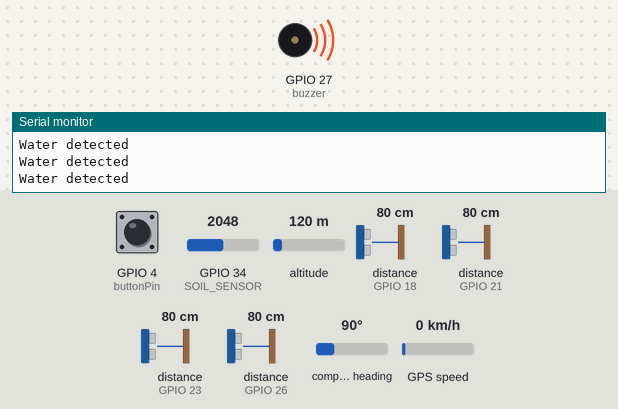
The sketch below on a simulated ESP32. Shown: buzzer (waves = sounding), the last lines printed to the serial monitor. Wiring (inferred from the names in the program): 4 × ultrasonic range finder: trigger GPIO 5, echo GPIO 18 / trigger GPIO 19, echo GPIO 21 / trigger GPIO 22, echo GPIO 23 / trigger GPIO 25, echo GPIO 26. The inputs (shaded band) are chosen by the test bench; at power-on: GPIO 4 (buttonPin) HIGH, distance to the obstacle (sensors on GPIO 18, GPIO 21, GPIO 23, GPIO 26) 80 cm, GPIO 34 (SOIL_SENSOR) = 2048, altitude 120 m, compass heading 90°, GPS speed 0 km/h. The echo pulse lasts 58.3 µs per cm; WiFi joins after 1.5 s; servers stay silent unless stated; the GPS gets a fix after 3 s at 37.7749, -122.4194 with 8 satellites; nothing arrives over Bluetooth unless stated.

Above: at 1.2 s.
1.3 s: GPIO 4 (buttonPin) pulled LOW for 0.2 s
At 2.8 s:
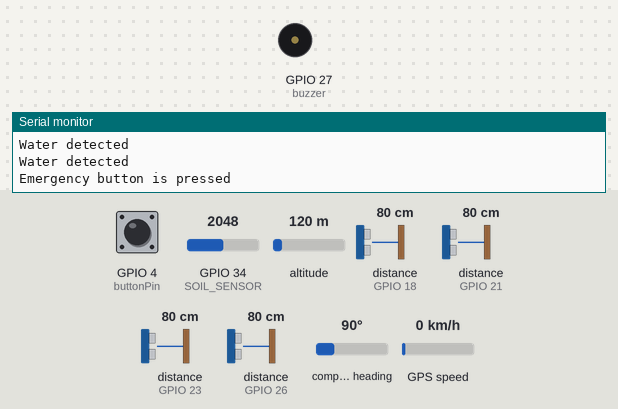
4.5 s: distance to the obstacle (sensor on GPIO 18) set to 2 cm
7.5 s: distance to the obstacle (sensor on GPIO 21) set to 2 cm
10.5 s: distance to the obstacle (sensor on GPIO 23) set to 28 cm
13.5 s: distance to the obstacle (sensor on GPIO 23) set to 24 cm
16.5 s: GPIO 4 (buttonPin) pulled LOW for 1 s
At 16.79 s:
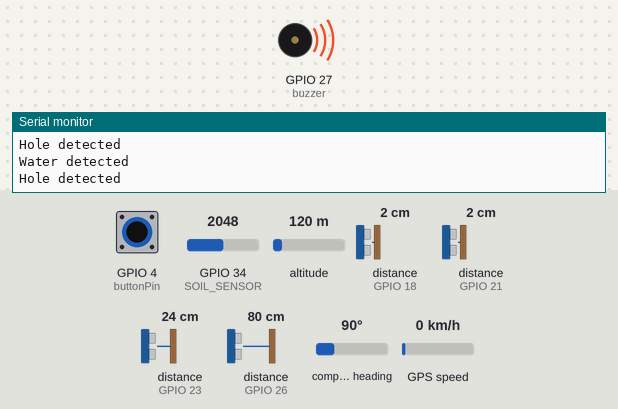
Timing chart, 0 to 19.5 s (numbered marks = the images above; inputs shaded):
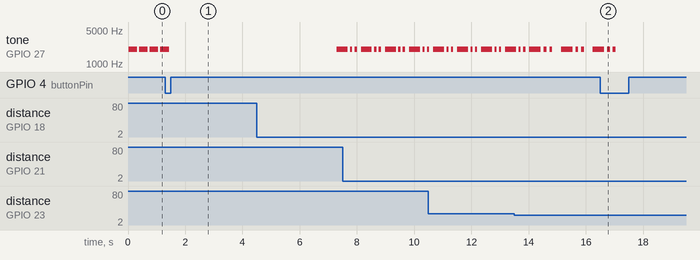

The sketch:

Smart_Walking_Stick.ino.ino
```cpp
#include <TinyGPS++.h>
#include <WiFi.h>
#include <WiFiClientSecure.h>
#include <UniversalTelegramBot.h>
#include "BluetoothSerial.h"

// -------- OBJECTS --------
BluetoothSerial SerialBT;
TinyGPSPlus gps;
HardwareSerial gpsSerial(2);

// -------- WiFi --------
const char* ssid = "YOUR_WIFI_SSID";
const char* password = "YOUR_WIFI_PASSWORD";

#define BOTtoken "YOUR_TELEGRAM_BOT_TOKEN"
#define CHAT_ID "YOUR_TELEGRAM_CHAT_ID"

WiFiClientSecure client;
UniversalTelegramBot bot(BOTtoken, client);

// -------- PINS --------
#define buttonPin 4
#define SOIL_SENSOR 34
#define buzzer 27

#define trigFront 19
#define echoFront 21
#define trigLeft 5
#define echoLeft 18
#define trigRight 25
#define echoRight 26
#define trigDown 22
#define echoDown 23

long duration;

// -------- VARIABLES --------
float latitude = 0.0, longitude = 0.0;
bool sent = false;

// -------- DISTANCE FUNCTION --------
int getDistance(int trig, int echo){
  digitalWrite(trig, LOW);
  delayMicroseconds(2);

  digitalWrite(trig, HIGH);
  delayMicroseconds(10);
  digitalWrite(trig, LOW);

  duration = pulseIn(echo, HIGH, 20000);
  return duration * 0.034 / 2;
}

// -------- EMERGENCY FUNCTION --------
void sendEmergency() {

  Serial.println("Emergency button is pressed");

  SerialBT.end();
  delay(300);

  WiFi.begin(ssid, password);

  while (WiFi.status() != WL_CONNECTED) {
    delay(300);
  }

  client.setInsecure();

  unsigned long start = millis();
  while (millis() - start < 3000) {
    while (gpsSerial.available()) {
      gps.encode(gpsSerial.read());
    }
  }

  if (gps.location.isValid()) {
    latitude = gps.location.lat();
    longitude = gps.location.lng();
  }

  char msg[150];
  snprintf(msg, sizeof(msg),
           "EMERGENCY\nhttps://maps.google.com/?q=%.6f,%.6f",
           latitude, longitude);

  delay(500);

  bool success = bot.sendMessage(CHAT_ID, msg, "");

  if (success) {
    Serial.println("Message successfully sent to Telegram bot");
  } else {
    Serial.println("Message sending failed");
  }

  WiFi.disconnect(true);
  WiFi.mode(WIFI_OFF);

  SerialBT.begin("SMART_STICK");
}

// -------- SETUP --------
void setup() {

  Serial.begin(115200);

  gpsSerial.begin(9600, SERIAL_8N1, 16, 17);

  pinMode(buttonPin, INPUT_PULLUP);
  pinMode(SOIL_SENSOR, INPUT);
  pinMode(buzzer, OUTPUT);

  pinMode(trigFront, OUTPUT); pinMode(echoFront, INPUT);
  pinMode(trigLeft, OUTPUT);  pinMode(echoLeft, INPUT);
  pinMode(trigRight, OUTPUT); pinMode(echoRight, INPUT);
  pinMode(trigDown, OUTPUT);  pinMode(echoDown, INPUT);

  SerialBT.begin("SMART_STICK");

  WiFi.mode(WIFI_OFF);
}

// -------- LOOP --------
void loop() {

  // -------- BUTTON --------
  if (digitalRead(buttonPin) == LOW && !sent) {
    sent = true;
    SerialBT.println("Emergency button is pressed");
    delay(200);
    sendEmergency();
  }

  if (digitalRead(buttonPin) == HIGH) {
    sent = false;
  }

  // -------- NORMAL MODE --------
  int soil = analogRead(SOIL_SENSOR);

  int front = getDistance(trigFront, echoFront);
  int left  = getDistance(trigLeft, echoLeft);
  int right = getDistance(trigRight, echoRight);
  int down  = getDistance(trigDown, echoDown);

  // -------- WATER --------
  if (soil < 3500) {
    Serial.println("Water detected");
    SerialBT.println("Water detected");

    tone(buzzer, 2000);
    delay(300);
    noTone(buzzer);
  }

  // -------- HOLE (DOWN SENSOR) --------
  if (down > 0 && down < 25) {
    Serial.println("Hole detected");
    SerialBT.println("Hole detected");

    for(int i=0; i<3; i++){
      tone(buzzer, 2000);
      delay(100);
      noTone(buzzer);
      delay(100);
    }
    delay(200);
    return;
  }

  // -------- OBSTACLE DETECTION --------
  char msg[200] = "";
  int minDist = 1000;
  bool first = true;

  if(front > 0 && front <= 30){
    Serial.println("Front obstacle detected");

    if(!first) strcat(msg, " and ");
    sprintf(msg + strlen(msg), "Obstacle is detected at front %d cm", front);

    minDist = min(minDist, front);
    first = false;
  }

  if(left > 0 && left <= 30){
    Serial.println("Left obstacle detected");

    if(!first) strcat(msg, " and ");
    sprintf(msg + strlen(msg), "Obstacle is detected at left %d cm", left);

    minDist = min(minDist, left);
    first = false;
  }

  if(right > 0 && right <= 30){
    Serial.println("Right obstacle detected");

    if(!first) strcat(msg, " and ");
    sprintf(msg + strlen(msg), "Obstacle is detected at right %d cm", right);

    minDist = min(minDist, right);
    first = false;
  }

  if(strlen(msg) > 0){

    SerialBT.println(msg);

    // -------- BUZZER (ONLY FRONT, LEFT, RIGHT) --------
    if(minDist >= 20){
      tone(buzzer, 1200);
      delay(150);
      noTone(buzzer);
    }
    else if(minDist >= 10){
      tone(buzzer, 1800);
      delay(120);
      noTone(buzzer);
    }
    else{
      for(int i=0; i<3; i++){
        tone(buzzer, 2000);
        delay(80);
        noTone(buzzer);
        delay(80);
      }
    }
  }
  else {
    noTone(buzzer);
  }

  delay(50);
}
```

Measured:
- after the input at 1.3 s, tone on GPIO 27 (buzzer): goes on until 1.4 s, then stays silent
- after the input at 16.5 s, tone on GPIO 27 (buzzer): goes on until 17.0 s, then stays silent
- by itself, tone on GPIO 27 (buzzer): alternates 2000 Hz for 0.30 s and silent for 0.07 s
